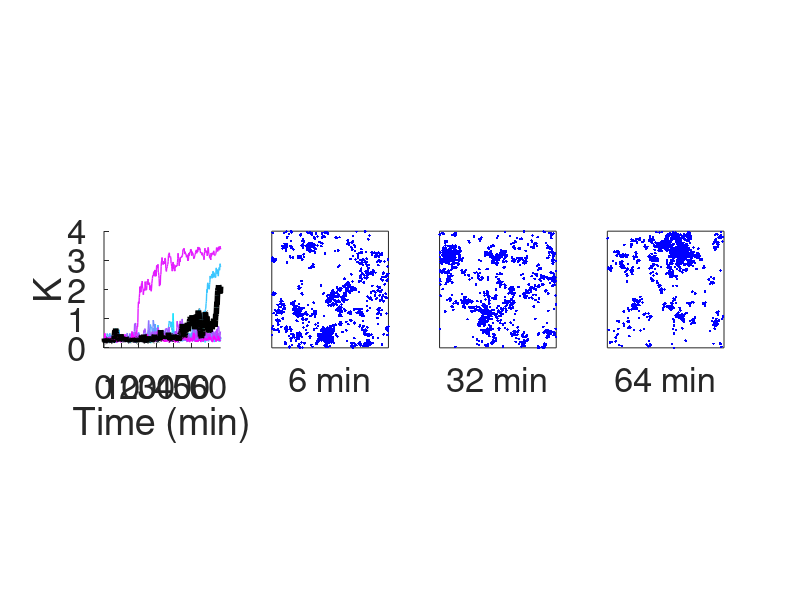

Write the MATLAB code that produced this figure.
% We plotted K values of the simulations with 3000 Cdc42, 170 Bem1-GEF, 30
% Far1-GEF, 2500 receptors, and saturated pheromone concentration.
% The initial condition is uniformly distributed molecules.
load('FigureData/FigureS7.mat')
seeds = 10;
% Color map for the plots
cmap = cool(seeds);
% Time in the unit of minutes
time = (0:10:4000)/60;
figure('units','pixels','position',[300 300 1200 300]); 
for j = 1:seeds
    subplot(1,4,1); hold on
    % Plot time series of K
    plot(time,K(j,:),'color',cmap(j, :),'linewidth',1)
end
ylim([0,4])
xlim([0,Inf])
xlabel('Time (min)')
ylabel('K')
axis square
set(gca,'fontsize',25)

% Mark one plot in black and plot the snapshots of Cdc42-GTP
plot(time,K(1,:),'color','k','linewidth',4)
L = 8.8623; % domain length
subplot(1,4,2)
plot(x_1,y_1,'b.')
xticks([]); yticks([]); ylim([0,L]); xlim([0,L]); axis square;
xlabel('6 min','fontsize',25)

subplot(1,4,3)
plot(x_2,y_2,'b.')
xticks([]); yticks([]); ylim([0,L]); xlim([0,L]); axis square;
xlabel('32 min','fontsize',25)

subplot(1,4,4)
plot(x_3,y_3,'b.')
xticks([]); yticks([]); ylim([0,L]); xlim([0,L]); axis square;
xlabel('64 min','fontsize',25)
